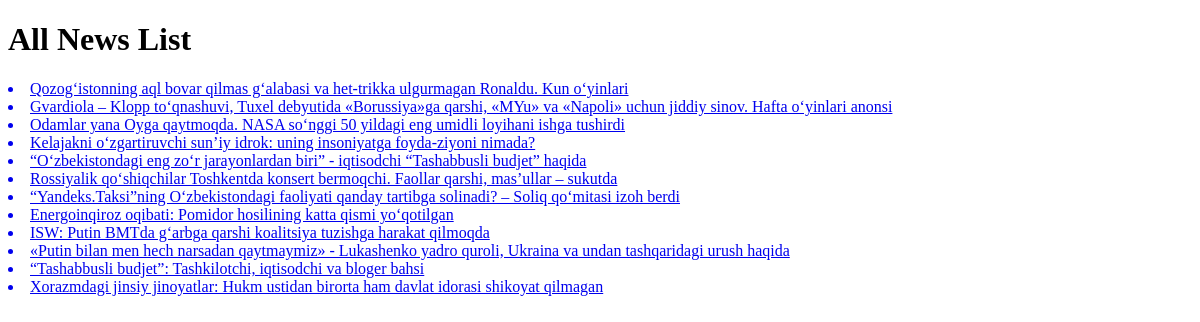
Before: /news/ with the older database file.
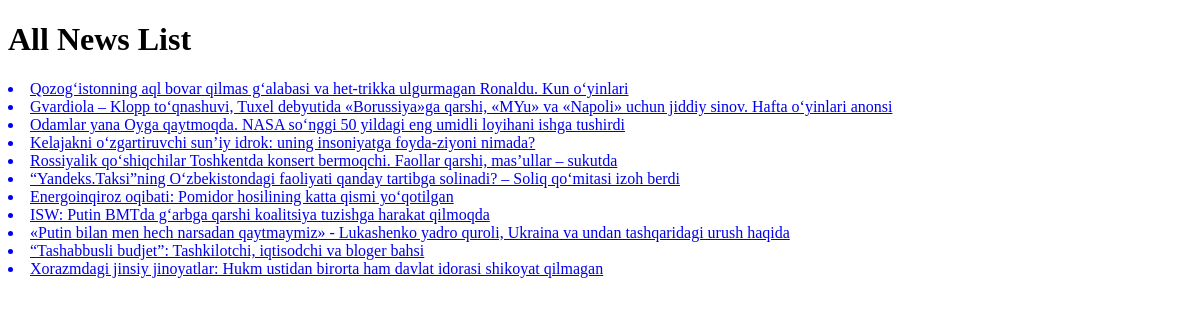
After: the same page with the newer database file.
### newsapp/models.py (models this page shows, shortened)
class News(models.Model):
    class Status(models.TextChoices):
        Draft = "DF", "Draft"
        Published = "PB", "Published"
    title = models.CharField(max_length=250)
    slug = models.SlugField(max_length=250)
    body = models.TextField()
    image = models.ImageField(upload_to='news/images')
    category = models.ForeignKey(Category,
                                 on_delete=models.CASCADE
                                 )
    publish_time = models.DateTimeField(default=timezone.now)
    create_time = models.DateTimeField(auto_now_add=True)
    upload_time = models.DateTimeField(auto_now=True)
    status = models.CharField(max_length=2,
                              choices=Status.choices,
                              default=Status.Draft
                              )
    objects = models.Manager()
    published = PublishedManager()
    class Meta:
        ordering = ["-publish_time"]

### newsapp/views.py (the view)
# urls.py: path('news/', newsList, name='AllNewsList'),
def newsList(request):
    newsList = News.objects.filter(status=News.Status.Published)
    context = {
        "newsList": newsList
    }
    return render(request, "news/newsList.html", context)

### newsapp/context_processor.py (called while the page is built)
def latestNews(request):
    latestNews = News.published.all().order_by('-publish_time')[:10]
    context = {
        'latestNews' : latestNews
    }
    return context

def categoryList(request):
    category = Category.objects.all().order_by('name')
    context = {
        'category' : category
    }
    return context

### newsapp/models.py (called while the page is built)
    def get_queryset(self):
        return super().get_queryset().filter(status=News.Status.Published)

### templates/news/newsList.html (shortened to what this page needs)
<!DOCTYPE html>
<html lang="en">
<head>
</head>
<body>
    <h1>All News List</h1>
    {% for news in newsList %}
        <a href="{% url 'NewsDetail' news.pk %}">
            <li> {{ news.title }} </li>
        </a>
    {% endfor %}
</body>
</html>

Changed rows visible on the page:
removed News: title "“O‘zbekistondagi eng zo‘r jarayonlardan biri” - iqtisodchi “Tashabbusli budjet” haqida"
